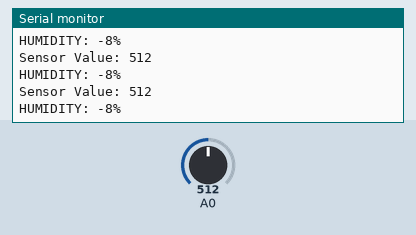
A sketch run on a simulated Arduino Uno, built with avr-gcc and run on an emulated ATmega328P. Parts: the last lines printed to the serial monitor. The test bench sets the inputs (shaded band); at power-on: A0 = 512.

Above: at 1.2 s.
1.3 s: A0 set to 716
At 1.39 s:
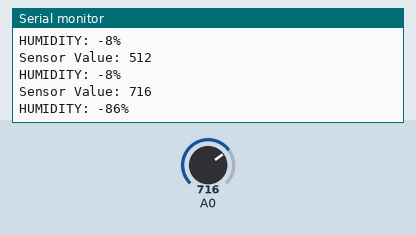
2.8 s: A0 set to 900
At 2.8 s:
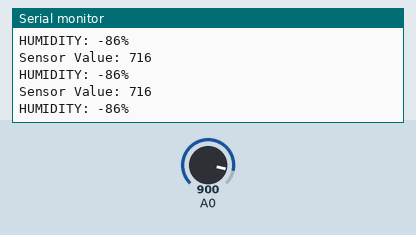
Timing chart, 0 to 5.8 s (numbered marks = the images above; inputs shaded):
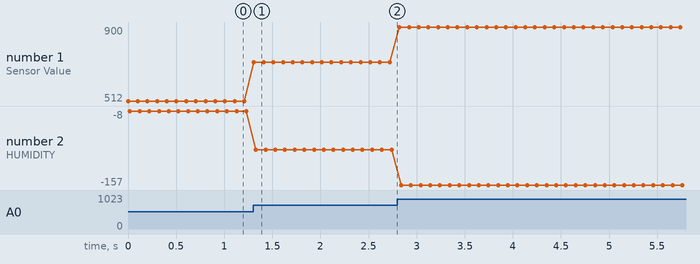

The sketch:

soilMoisture.ino
```cpp
const int dry = 490;
const int wet = 230;

void setup() {
  // put your setup code here, to run once:
  Serial.begin(9600);
}

void loop() {
  int sensorVal = analogRead(A0);
  Serial.println("Sensor Value: " + String(sensorVal));
  int percentageHumidity = map(sensorVal, wet, dry, 100, 0);
  Serial.print("HUMIDITY: " + String(percentageHumidity));
  Serial.println("%");
  delay(100);
}
```

Measured:
- after the input at 1.3 s, the serial monitor: prints a new line at once (image 1)
- plotted number 1: 512 → 716 after the input at 1.3 s, 716 → 900 after the input at 2.8 s
- plotted number 2: -8 → -86 after the input at 1.3 s, -86 → -157 after the input at 2.8 s
